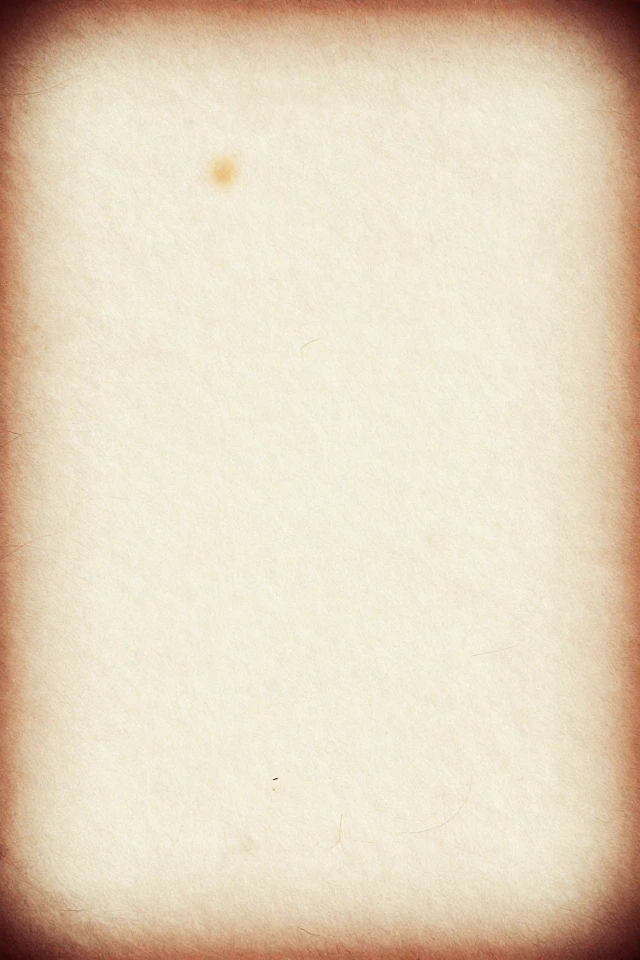
#> input picture scripts/assets/covers/tome4-paper.webp, 640 x 960 px; its folder holds 2 pictures in this run
$ python make_book_covers.py
#> lines starting #> are read from the running program, lines starting #| are printed output that depends on the picture
# -*- coding: utf-8 -*-
"""Compose les couvertures du Tome IV et du livre Sciences et technologie.

Les fonds sont des textures generees localement (GPU) et conservees dans
scripts/assets/covers/. La typographie est composee avec PIL : le texte reste
net, lisible en vignette et reproductible.

Usage : python scripts/make_book_covers.py
"""
from pathlib import Path

from PIL import Image, ImageDraw, ImageFilter, ImageFont

ROOT = Path(__file__).resolve().parent.parent
ASSETS = ROOT / "scripts" / "assets" / "covers"
OUT = ROOT / "public" / "covers"
W, H = 600, 900

SERIF_BOLD = "C:/Windows/Fonts/georgiab.ttf"
SERIF = "C:/Windows/Fonts/georgia.ttf"
SERIF_ITALIC = "C:/Windows/Fonts/georgiai.ttf"
SANS = "C:/Windows/Fonts/segoeui.ttf"
SANS_SEMI = "C:/Windows/Fonts/seguisb.ttf"
SANS_BOLD = "C:/Windows/Fonts/segoeuib.ttf"


def font(path: str, size: int) -> ImageFont.FreeTypeFont:
    return ImageFont.truetype(path, size)


def centered(draw, y, text, fnt, fill, spacing=0.0):
    if spacing:
        total = sum(draw.textlength(c, font=fnt) + spacing for c in text) - spacing
        x = (W - total) / 2
        for c in text:
            draw.text((x, y), c, font=fnt, fill=fill)
            x += draw.textlength(c, font=fnt) + spacing
        return
    width = draw.textlength(text, font=fnt)
    draw.text(((W - width) / 2, y), text, font=fnt, fill=fill)


def wrap(draw, text, fnt, max_width):
    words = text.split()
    lines, line = [], ""
    for word in words:
        trial = f"{line} {word}".strip()
        if draw.textlength(trial, font=fnt) <= max_width:
            line = trial
        else:
            if line:
                lines.append(line)
            line = word
    if line:
        lines.append(line)
    return lines


def background(name: str, tint, tint_alpha: float, blur: float = 0.0) -> Image.Image:
    im = Image.open(ASSETS / name).convert("RGB")
    im = im.resize((W, H), Image.LANCZOS)
    if tint:
        overlay = Image.new("RGB", (W, H), tint)
        im = Image.blend(im, overlay, tint_alpha)
    if blur:
        im = im.filter(ImageFilter.GaussianBlur(blur))
    return im


def ornament(draw, cx, cy, color, size=26):
    """Petit losange double, dessine au trait."""
    for factor in (1.0, 0.55):
        half = size * factor
        draw.polygon(
            [(cx, cy - half), (cx + half, cy), (cx, cy + half), (cx - half, cy)],
            outline=color,
        )


def cover_tome4() -> Image.Image:
    im = background("tome4-paper.webp", (243, 236, 223), 0.18, blur=0.3)
#> in background, im is the input picture: PIL image 640x960 RGB; mean R, G, B 228.8, 213.5, 190.6
#> in background, `overlay = Image.new("RGB", (W, H), tint)`:
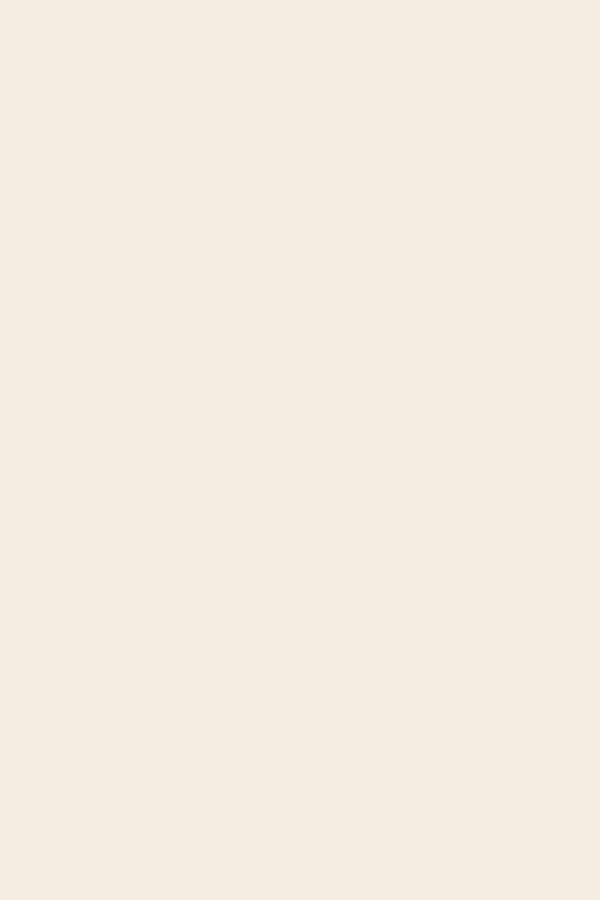
#> overlay: PIL image 600x900 RGB; mean R, G, B 243, 236, 223
#> in background, `im = Image.blend(im, overlay, tint_alpha)`:
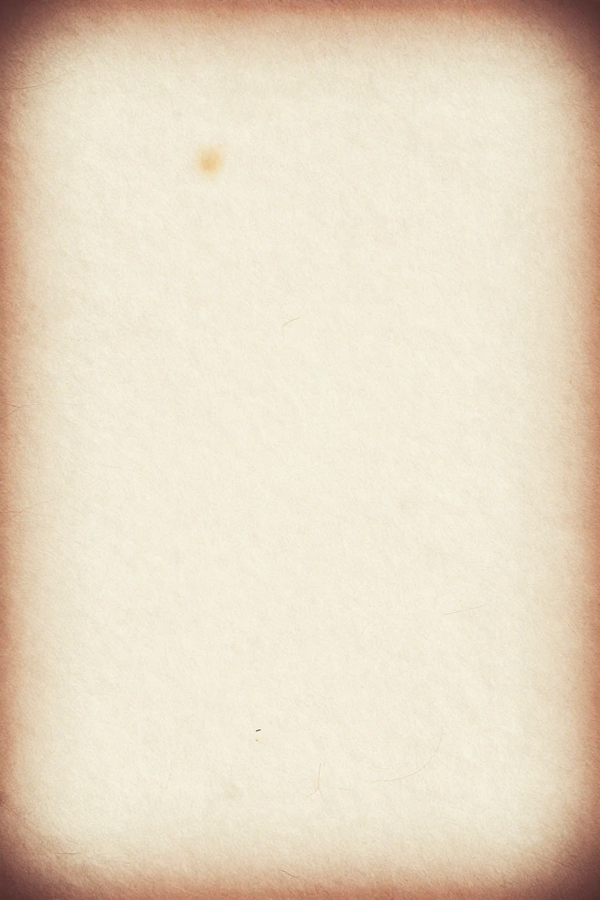
#> im: PIL image 600x900 RGB; mean R, G, B 230.9, 217.1, 195.9
    draw = ImageDraw.Draw(im)
    ink = (42, 36, 29)
    copper = (180, 104, 47)
    muted = (122, 74, 43)

    # Double filet de cadre.
    draw.rectangle([36, 36, W - 37, H - 37], outline=copper, width=2)
    draw.rectangle([46, 46, W - 47, H - 47], outline=(180, 104, 47, 90), width=1)

    centered(draw, 80, "RECUEILS DE PROSES ET POÉSIES FANTASQUES", font(SANS_SEMI, 13), muted, spacing=2.2)
    centered(draw, 106, "TOME IV", font(SANS_SEMI, 15), copper, spacing=5.0)

    ornament(draw, W // 2, 152, copper, 14)

    centered(draw, 220, "Carnets,", font(SERIF_BOLD, 78), ink)
    centered(draw, 320, "réflexions", font(SERIF_BOLD, 72), ink)
    centered(draw, 410, "& partages", font(SERIF_BOLD, 62), ink)

    draw.line([(W // 2 - 70, 516), (W // 2 + 70, 516)], fill=copper, width=2)
    ornament(draw, W // 2, 552, copper, 10)

    centered(draw, 605, "Hylst", font(SERIF_ITALIC, 44), ink)
    centered(draw, 668, "GEOFFROY STREIT", font(SANS, 14), muted, spacing=3.0)

    centered(draw, 790, "Textes retrouvés · 2003-2024", font(SERIF_ITALIC, 17), muted)
    return im


def cover_sciences() -> Image.Image:
    im = background("sciences-grid.webp", (237, 241, 243), 0.62, blur=0.4)
    draw = ImageDraw.Draw(im)
    ink = (26, 40, 48)
    blue = (31, 75, 99)
    amber = (181, 115, 43)

    # Bandeau technique.
    draw.rectangle([0, 0, W, 176], fill=blue)
    draw.rectangle([0, 176, W, 182], fill=amber)
    centered(draw, 62, "SCIENCES & TECHNOLOGIE", font(SANS_BOLD, 25), (255, 255, 255), spacing=3.4)
    centered(draw, 112, "ÉTUDE TECHNIQUE BIBLIOGRAPHIQUE", font(SANS, 12), (223, 232, 236), spacing=2.6)

    # Quadrillage discret sur le bandeau.
    for x in range(0, W, 20):
        draw.line([(x, 0), (x, 176)], fill=(255, 255, 255, 10), width=1)

    title_font = font(SERIF_BOLD, 38)
    lines = ["Analyse des solutions", "techniques mises en œuvre", "dans les jeux vidéos"]
    y = 284
    for line in lines:
        centered(draw, y, line, title_font, ink)
        y += 58

    draw.line([(W // 2 - 80, y + 30), (W // 2 + 80, y + 30)], fill=amber, width=2)

    centered(draw, y + 86, "Étude technique bibliographique", font(SANS, 17), blue, spacing=0.6)
    centered(draw, y + 122, "2001-2002", font(SANS_BOLD, 30), amber, spacing=2.5)

    # Cartouche de bas de couverture.
    draw.rectangle([64, 700, W - 65, 812], outline=blue, width=1)
    centered(draw, 724, "NFIO · PROMOTION 7 · 5e ANNÉE", font(SANS, 12), blue, spacing=2.0)
    centered(draw, 758, "Hylst (Geoffroy Streit)", font(SERIF_ITALIC, 24), ink)
    centered(draw, 838, "Édition numérique 2026", font(SANS, 15), blue, spacing=1.4)
    return im


def save(im: Image.Image, name: str):
    dest = OUT / name
    im.convert("RGB").save(dest, "WEBP", quality=90, method=6)
    print(f"{dest.relative_to(ROOT)} {im.size} {dest.stat().st_size} octets")


def main():
    OUT.mkdir(parents=True, exist_ok=True)
    save(cover_tome4(), "recueils-proses-poesies-t4-carnets-reflexions-partages.webp")
#> in save, `im.convert("RGB").save(dest, "WEBP", quality=90, method=6)`:
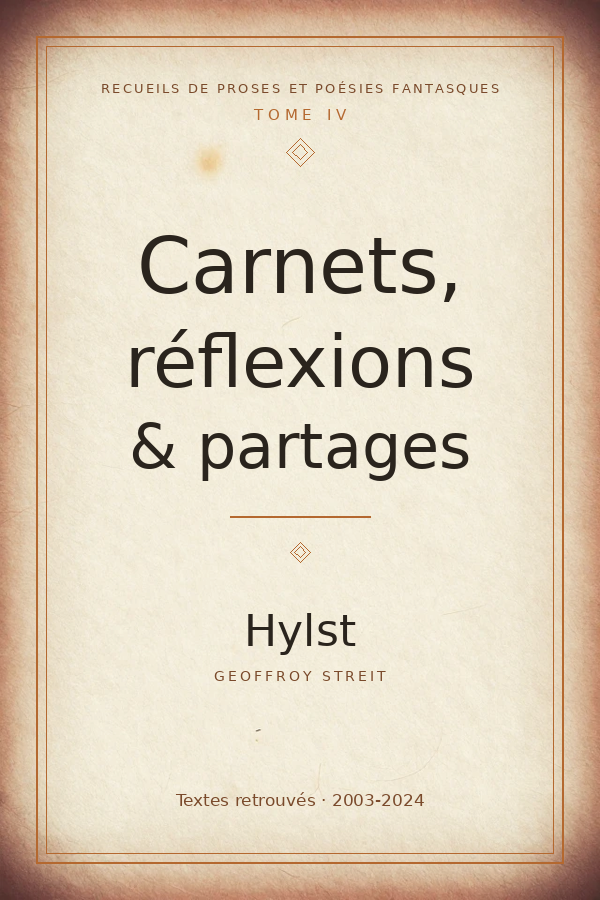
#> saved as recueils-proses-poesies-t4-carnets-reflexions-partages.webp: PIL image 600x900 RGB; mean R, G, B 223.8, 209, 187.6
#| public/covers/recueils-proses-poesies-t4-carnets-reflexions-partages.webp (600, 900) 65624 octets
    save(cover_sciences(), "sciences-et-technologie-jeux-videos.webp")
#> call 2 of background, with name = 'sciences-grid.webp', tint = (237, 241, 243), tint_alpha = 0.62, blur = 0.4
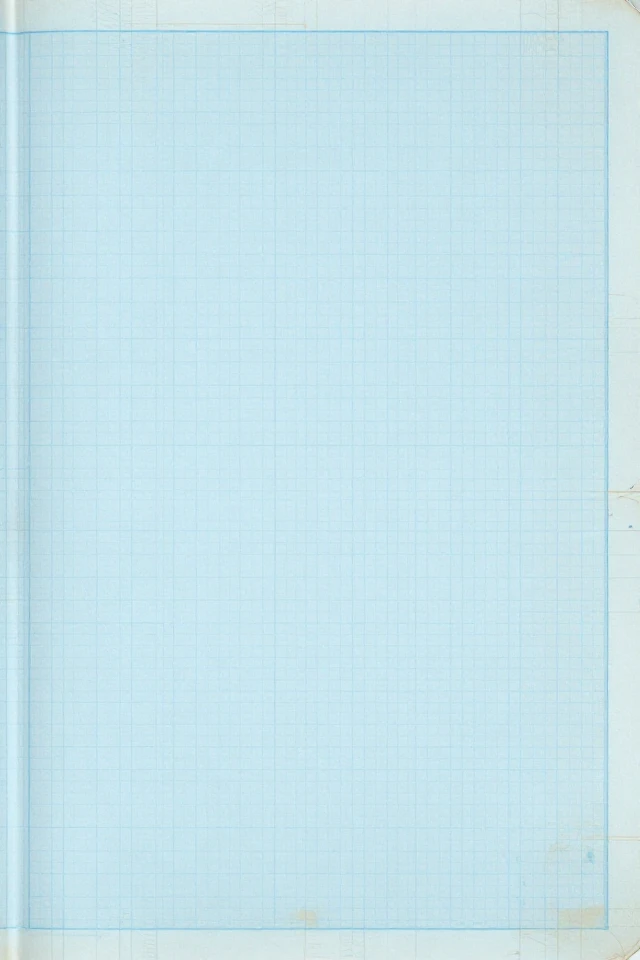
#> input picture scripts/assets/covers/sciences-grid.webp, 640 x 960 px
#> in background, im is the input picture: PIL image 640x960 RGB; mean R, G, B 198.2, 227.4, 235.4
#> in background (call 2), `im = Image.blend(im, overlay, tint_alpha)`:
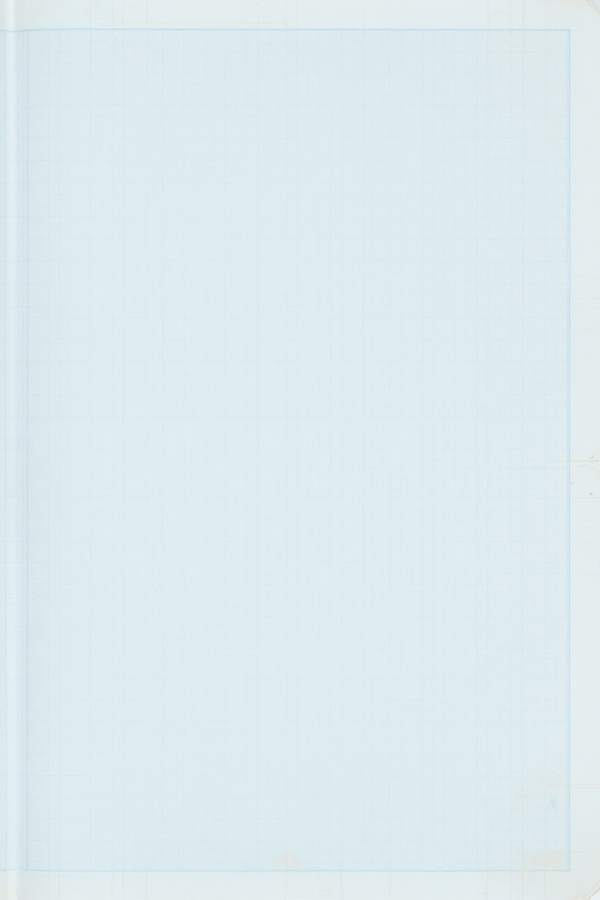
#> im: PIL image 600x900 RGB; mean R, G, B 221.8, 235.3, 239.6
#> after the loop in cover_sciences, `for line in lines:`: y = 458
#> call 2 of save, with name = 'sciences-et-technologie-jeux-videos.webp'
#> in save (call 2), `im.convert("RGB").save(dest, "WEBP", quality=90, method=6)`:
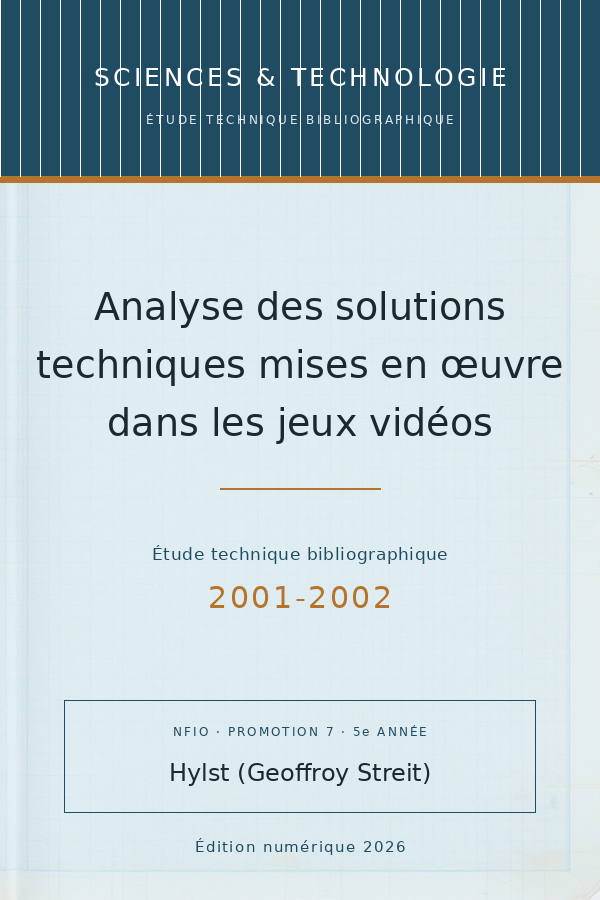
#> saved as sciences-et-technologie-jeux-videos.webp: PIL image 600x900 RGB; mean R, G, B 182, 200.4, 207.7
#| public/covers/sciences-et-technologie-jeux-videos.webp (600, 900) 34944 octets


if __name__ == "__main__":
    main()
